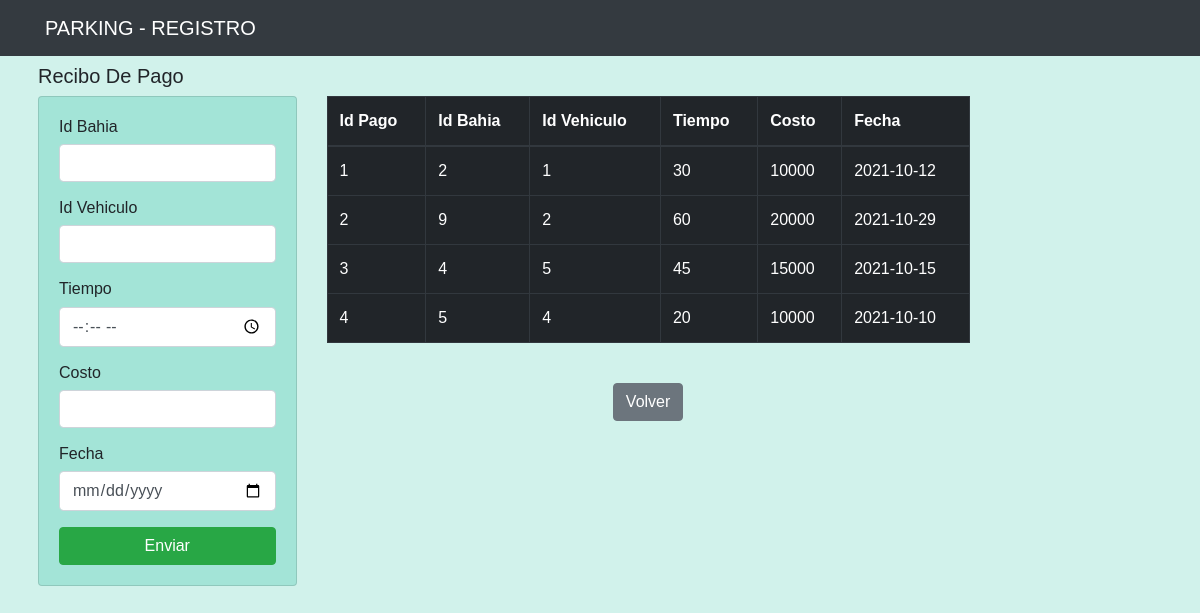
The app's page /indexr.php with its own data.
### tables this page shows
CREATE TABLE `pago` (
  `idPago` int(10) NOT NULL,
  `idBahia` int(10) NOT NULL,
  `idVehiculo` int(10) NOT NULL,
  `Tiempo` int(100) NOT NULL,
  `Costo` int(100) NOT NULL,
  `Fecha` date NOT NULL
);

### indexr.php (the view, shortened to what this page needs)
<?php include("db.php") ?>
<?php include("include/header.php") ?>
<div class="container p-2">
	<h5>Recibo De Pago</h5>
	<div class="row">
		<div class="col-md-3" style="background-color:#D1F2EB">
			<div class="card card-body" style="background-color:#A3E4D7">
				<form action="saver_task.php" method="POST">
					<div class="form-group">
						<h6>Id Bahia</h6>
						<input type="text" name="idBahia" class="form-control" placeholder="" required
						minlength="1" autofocus>
					</div>
					<div class="form-group">
						<h6>Id Vehiculo</h6>
						<input type="text" name="idVehiculo" class="form-control" placeholder="" required
						minlength="1" maxlength="10" autofocus>
					</div>
					<h6>Tiempo</h6>
					<div class="form-group">
						<input type="time" name="Tiempo" class="form-control" placeholder="" required
						minlength="" maxlength="" autofocus>
					</div>
					<h6>Costo</h6>
					<div class="form-group">
					<input type="num" name="Costo" class="form-control" placeholder="" required
						minlength="" maxlength="" autofocus>
					</div>
					<h6>Fecha</h6>
					<div class="form-group">
					<input type="date" name="Fecha" class="form-control" placeholder="" required
						minlength="" maxlength="" autofocus>
					</div>
					<input type="submit" class="btn btn-success btn-block" name="saver_task" value="Enviar">
				</form>
			</div>
		</div>
		<div class="col-md-7">
			<table class="table table-bordered table-dark">
				<thead>
					<tr>
						<th>Id Pago</th>
                		<th>Id Bahia</th>
                		<th>Id Vehiculo</th>
                		<th>Tiempo</th>
                		<th>Costo</th>
                		<th>Fecha</th>
					</tr>
				</thead >
				<tbody>
					<?php
					$query = "SELECT * FROM pago";
					$result_tasks = mysqli_query($conn, $query);
					while ($row = mysqli_fetch_array($result_tasks)) { ?>
						<tr>
							<td><?php echo $row['idPago'] ?></td>
							<td><?php echo $row['idBahia'] ?></td>
							<td><?php echo $row['idVehiculo'] ?></td>
							<td><?php echo $row['Tiempo'] ?></td>
							<td><?php echo $row['Costo'] ?></td>
							<td><?php echo $row['Fecha'] ?></td>
						</tr>
					<?php } ?>
				</tbody>
			</table>
			<center><br><a class="btn btn-secondary" href="index.php" role="button">Volver</a></center>
		</div>
	</div>
</div>
<?php include("include/footer.php") ?>

### css/estilos.css (style rules this page uses)
* { margin: 0; padding: 0; box-sizing: border-box; font-family: 'Montserrat Alternates', sans-serif; }
body { height: 500px; background: #D1F2EB; background-repeat:no-repeat; background-position-x:center; background-position-y:center; background-size: 10rem; }

### records on screen
pago: idPago "1", idBahia "2", idVehiculo "1", Tiempo "30", Costo "10000", Fecha "2021-10-12"
pago: idPago "2", idBahia "9", idVehiculo "2", Tiempo "60", Costo "20000", Fecha "2021-10-29"
pago: idPago "3", idBahia "4", idVehiculo "5", Tiempo "45", Costo "15000", Fecha "2021-10-15"
pago: idPago "4", idBahia "5", idVehiculo "4", Tiempo "20", Costo "10000", Fecha "2021-10-10"
